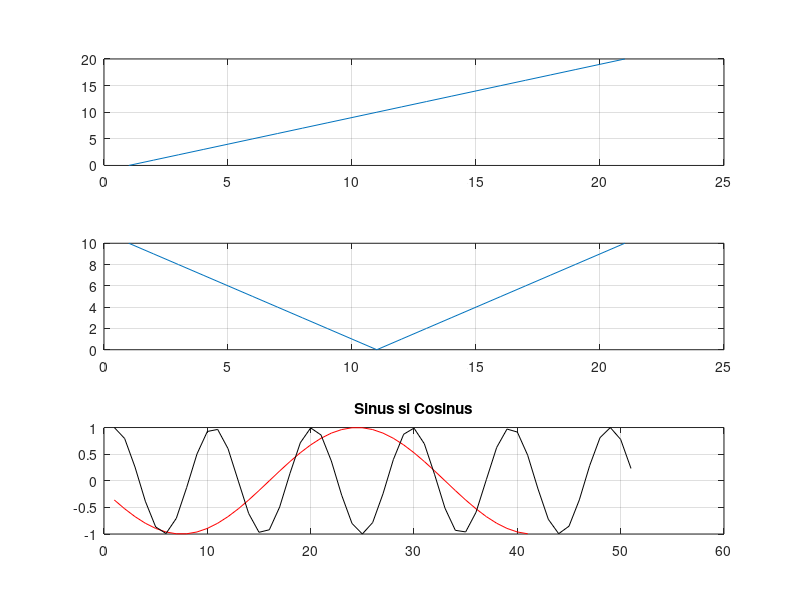
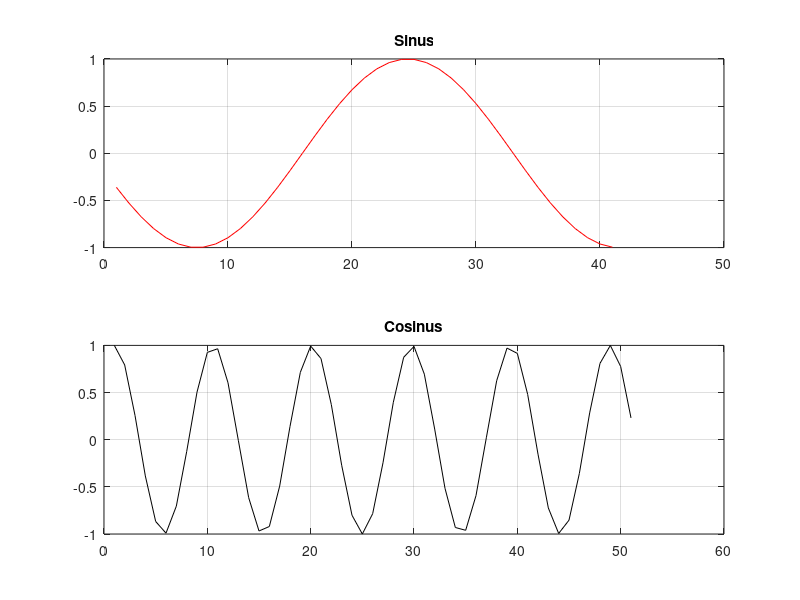
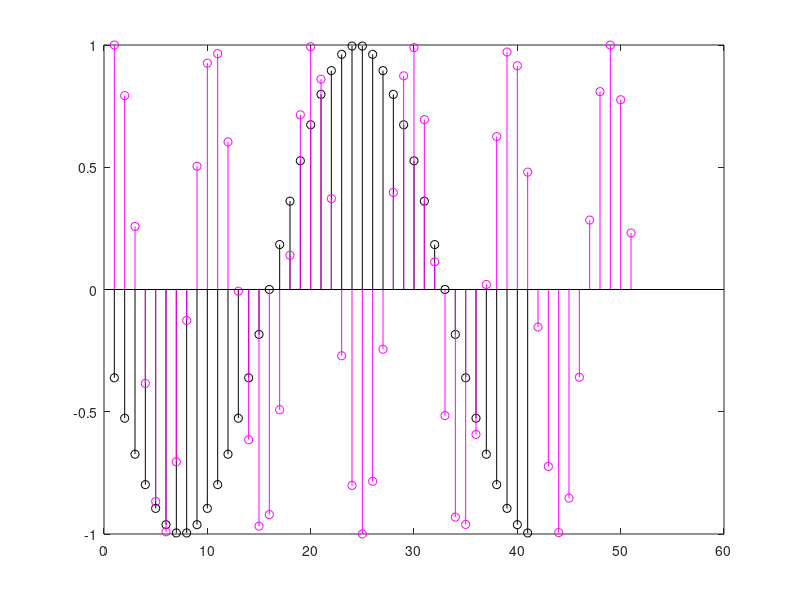
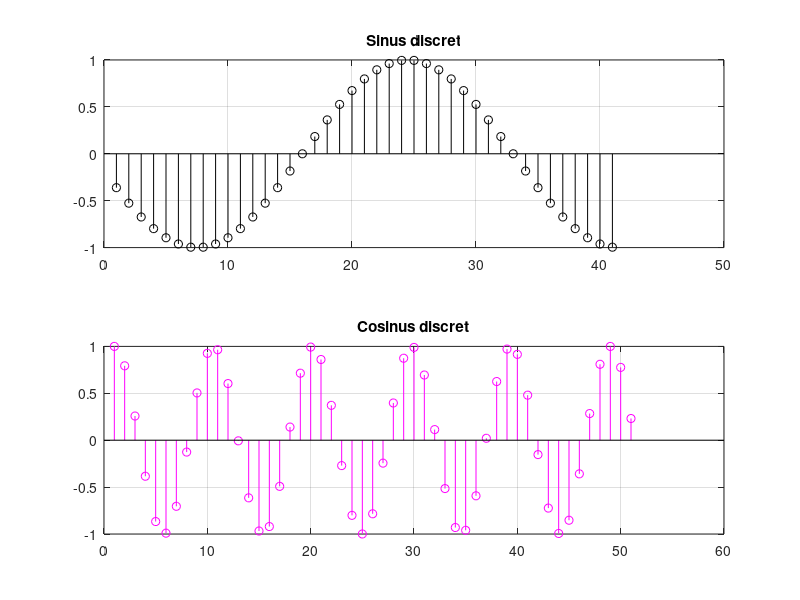

MATLAB code to generate these figures, in order:
%a)

z = zeros(1,21);   %am creat un vector cu vectorul z, pe care l-am initializat cu 0 
z(1,6) = 1;       %am atribuit valoarea 1 celui de al saselea element
n = 0:20;
m = -5:15;
subplot(2,1,1), stem(z,n,'r'), title('z(n)'), grid    %am creat prima minifereastra si graficul discret a lui x in functie de n
subplot(2,1,2), stem(z,m), title('z(m)'), grid

%b)

n = 0:20 ;                 
t = abs(10-n) ;    %am facut t=|10-n|
subplot(3,1,1), plot(n),grid %am creat cate o minifereastra in care am reprezentat graficele lui n,t,si a lui t in functie de n
subplot(3,1,2), plot(t), grid  
subplot(3,1,3), plot(t,n,'r'), grid

%c)

n1 = -15:25;        %am initializat vectorul n1
x1 = sin (n1*pi / 17);      %am initializat vectorul x1 care depinde de functia sinus si n 
n2 = 0:50;
x2 = cos (n2*pi / sqrt(23));    

figure(1)

plot(x1,'r') 
hold on
plot(x2,'k'), grid, title('Sinus si Cosinus')
hold off

figure(2)

subplot(2,1,1), plot(x1,'r'), grid, title('Sinus')
subplot(2,1,2), plot(x2,'k'), grid, title('Cosinus')

figure(3)

stem(x1,'k')
hold on 
stem(x2,'m')
hold off

figure(4)

subplot(2,1,1), stem(x1,'k'), grid, title('Sinus discret')
subplot(2,1,2), stem(x2,'m'), grid, title('Cosinus discret')




